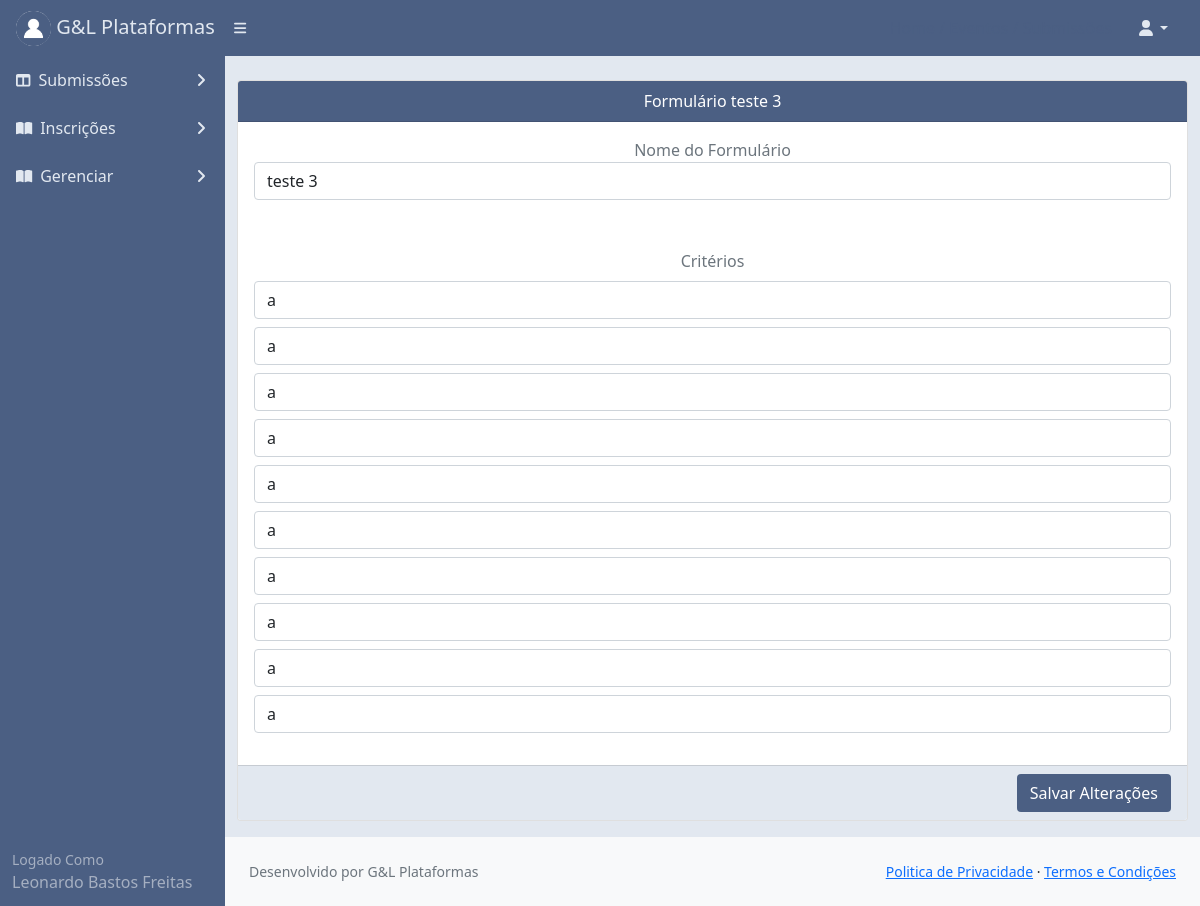
/editarformulario/?id=6 (signed in), run on an earlier commit of the app's database.
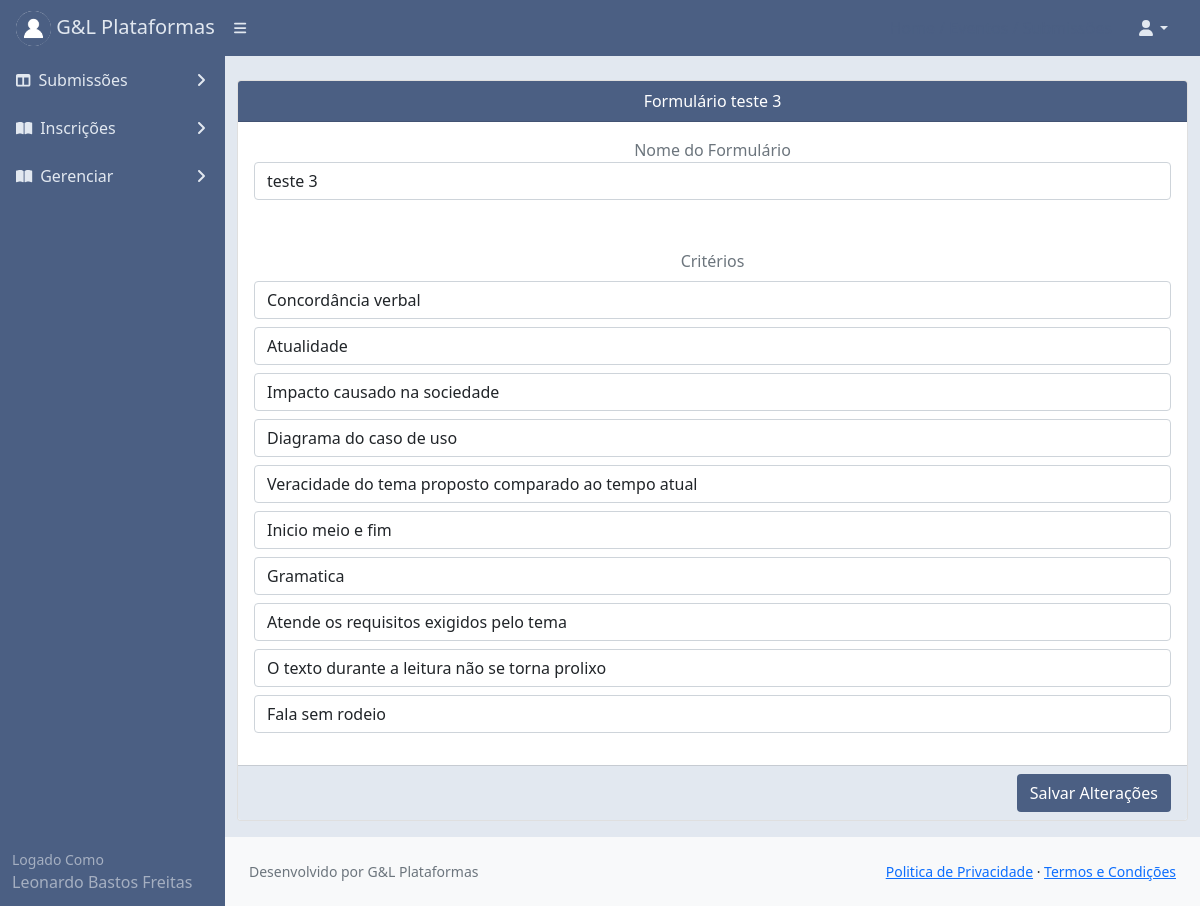
And on a later commit of the database.
### core/models.py (models this page shows)
class Formulario(models.Model):
    c1 = models.CharField(max_length=500)
    c2 = models.CharField(max_length=500)
    c3 = models.CharField(max_length=500)
    c4 = models.CharField(max_length=500)
    c5 = models.CharField(max_length=500)
    c6 = models.CharField(max_length=500)
    c7 = models.CharField(max_length=500)
    c8 = models.CharField(max_length=500)
    c9 = models.CharField(max_length=500)
    c10 = models.CharField(max_length=500)
    id_evento = models.BigIntegerField()
    nome_formulario = models.CharField(max_length=150)
    data_cadastro = models.DateTimeField(auto_now=True)

### core/views.py (the view)
# urls.py: path('editarformulario/', views.editarformulario),
@login_required(login_url='/login/')
def editarformulario(request):
    id = request.GET.get('id')
    meuid = User.objects.filter(username=request.user)
    for m in meuid:
        mid = m.id
    usuarios = Usuariocd.objects.filter(id_usuario=mid)
    formulario = Formulario.objects.filter(id=id)
    dados = {'usuarios': usuarios,
             'id': id,
             'formulario':formulario
             }
    return render(request, 'editarformulario.html', dados)

### templates/editarformulario.html (shortened to what this page needs)
{% extends 'base.html' %}
{% load static %}
{% block content %}
<div id="layoutSidenav_content" style="background:#e2e8f0;">
                <main>
<div class="container-fluid">
   <div class="row">
     <div class="col-sm-12 mb-3 mt-4">
       <div class="card h-100">
                  <div class="card-header text-center text-white" style="background:#4B5F83;">
                        Formulário {% for formulario in formulario %}{{formulario.nome_formulario}} {% endfor %}
                    </div>
               <form method="POST" action="/salvarformulario/?id={{id}}">{% csrf_token %}
                <div class="card-body">
                  <div class="d-flex flex-column align-items-center text-center col-12">
                        <p class="text-secondary col-12">
                                                {% for formulario in formulario %}
                                                <label>Nome do Formulário</label>
                                                <input name="nome" class="form-control col-12" value="{{formulario.nome_formulario}}">
                                                <label class="text-secondary">Critérios</label>
                                                <input name="c1" class="form-control col-12 mt-2" value="{{formulario.c1}}">
                                                <input name="c2" class="form-control col-12 mt-2" value="{{formulario.c2}}">
                                                <input name="c3" class="form-control col-12 mt-2" value="{{formulario.c3}}">
                                                <input name="c4" class="form-control col-12 mt-2" value="{{formulario.c4}}">
                                                <input name="c5" class="form-control col-12 mt-2" value="{{formulario.c5}}">
                                                <input name="c6" class="form-control col-12 mt-2" value="{{formulario.c6}}">
                                                <input name="c7" class="form-control col-12 mt-2" value="{{formulario.c7}}">
                                                <input name="c8" class="form-control col-12 mt-2" value="{{formulario.c8}}">
                                                <input name="c9" class="form-control col-12 mt-2" value="{{formulario.c9}}">
                                                <input name="c10" class="form-control col-12 mt-2" value="{{formulario.c10}}">
                                                {% endfor %}
                        </p>
                  </div>
                </div>
                   <div class="card-footer" align="right" style="background:#e2e8f0;">
                       <input type="submit"
                              class="btn text-white"
                              value="Salvar Alterações"
                       style="background:#4B5F83;">
                   </div>
                     </form>
              </div>
      </div>
                </div>
            </div>
                </main>
                <footer class="py-4 bg-light mt-auto">
                    <div class="container-fluid px-4">
                        <div class="d-flex align-items-center justify-content-between small">
                            <div class="text-muted">Desenvolvido por G&L Plataformas</div>
                            <div>
                                <a href="#">Politica de Privacidade</a>
                                &middot;
                                <a href="#">Termos e Condições</a>
                            </div>
                        </div>
                    </div>
                </footer>
            </div>
{% endblock %}

What changed in the data, as far as the page shows it:
changed Formulario "teste 3": c1 "a" → "Concordância verbal"; c2 "a" → "Atualidade"; c3 "a" → "Impacto causado na sociedade"; c4 "a" → "Diagrama do caso de uso"; c5 "a" → "Veracidade do tema proposto comparado ao tempo atual"; c6 "a" → "Inicio meio e fim"; c7 "a" → "Gramatica"; c8 "a" → "Atende os requisitos exigidos pelo tema"; c9 "a" → "O texto durante a leitura não se torna prolixo"; c10 "a" → "Fala sem rodeio"
